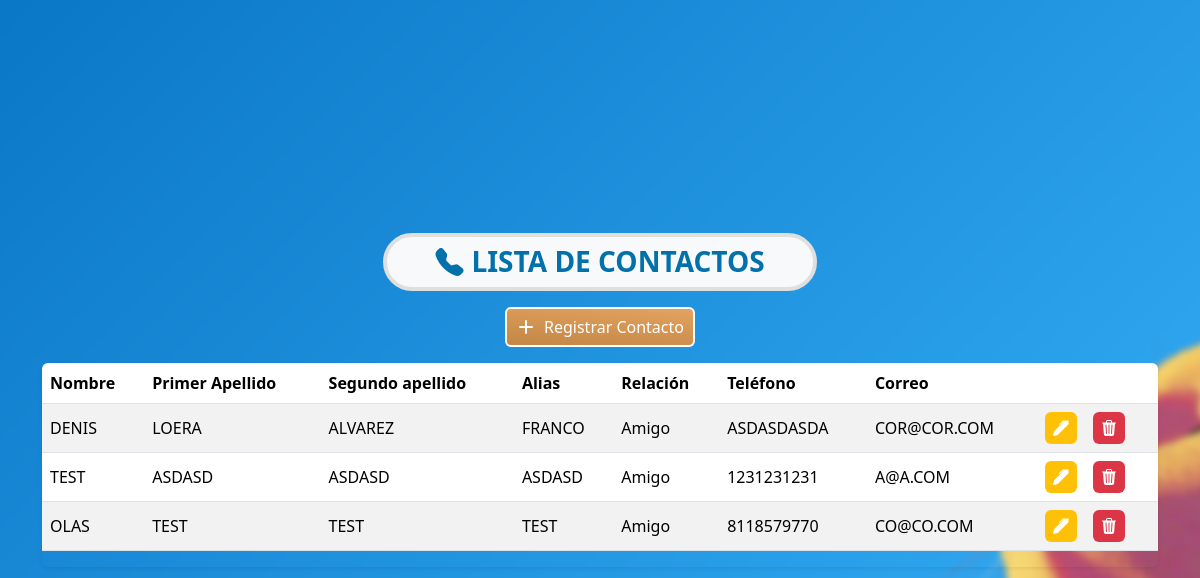
Before: / with the older database file.
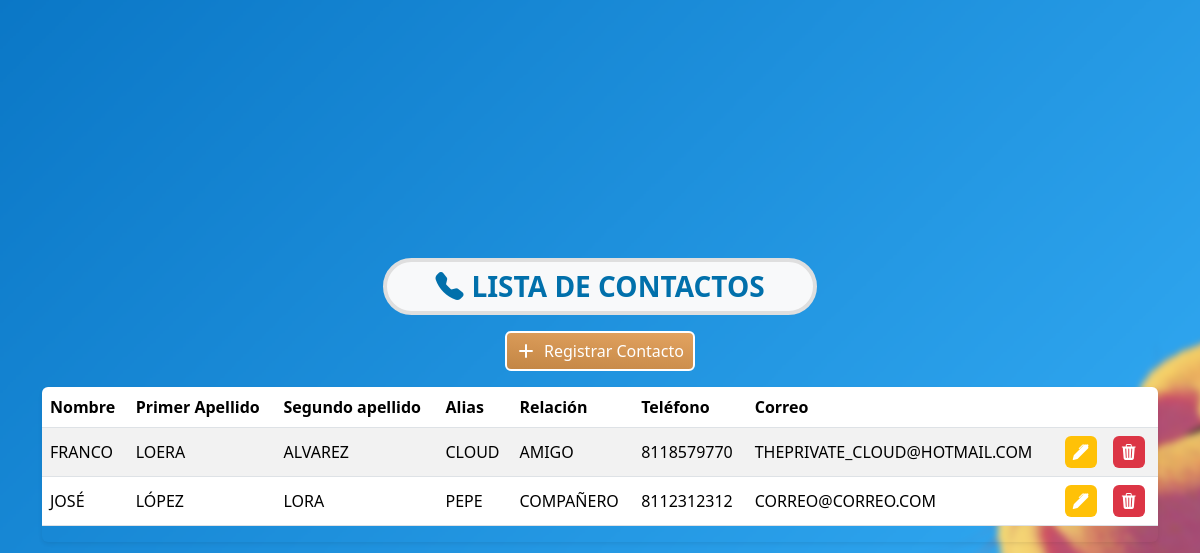
After: the same page with the newer database file.
### agenda/models.py (models this page shows, shortened)
class Contacto(models.Model):
    nombre = models.CharField(max_length = 50)
    primerApellido = models.CharField(max_length = 50)
    segundoApellido = models.CharField(max_length = 50, blank = True, null = False)
    alias = models.CharField(max_length = 50, blank = True, null = False)
    relacion = models.ForeignKey(Relacion, on_delete = models.PROTECT)
    telefono = models.CharField(max_length=10, unique = True)
    correo = models.EmailField(max_length=254, unique = True, blank = True, null = False)

class Relacion(models.Model):
    descripcion = models.CharField(max_length = 50, unique = True)
    def __str__(self):
        return self.descripcion

### agenda/views.py (the view)
# urls.py: path('', views.listar_contactos, name='listar-contactos'),
def listar_contactos(request):
    contactos = Contacto.objects.all()
    return render(request, 'listar-contactos.html', {'contactos': contactos})

### agenda/templates/listar-contactos.html (shortened to what this page needs)
{% extends 'base.html' %}
{% load static %}
{% block content %}
<main class="vh-100 d-flex align-items-center gato-bg">
    <div class="container rounded-3 d-flex flex-column align-items-center">
        <h1 class="bg-light d-inline-block fw-bold fs-3 rounded-5 ps-5 pe-5 pt-2 pb-2 m-0 title-box" style="border: 4px solid #DFDFDF; color: #0170ab;"><i class="bi bi-telephone-fill fs-3 me-2"></i>LISTA DE CONTACTOS</h1>
        <a class="rounded add-button text-decoration-none fw-medium mt-3" style="padding: 6px 9px;" href="{% url 'crear-contacto' %}"><i class="fa-solid fa-plus me-2"></i>Registrar Contacto</a>
        <div class="table-responsive shadow-sm rounded mt-3 w-100">
            <table class="table table-striped table-hover align-middle w-100 mt-0">
                <thead>
                    <th class="fw-bold">Nombre</th>
                    <th class="fw-bold">Primer Apellido</th>
                    <th class="fw-bold">Segundo apellido</th>
                    <th class="fw-bold">Alias</th>
                    <th class="fw-bold">Relación</th>
                    <th class="fw-bold">Teléfono</th>
                    <th class="fw-bold">Correo</th>
                    <th class="fw-bold"></th>
                </thead>
                <tbody>
                    {% for contacto in contactos %}
                    <tr>
                        <td>{{ contacto.nombre }}</td>
                        <td>{{ contacto.primerApellido }}</td>
                        <td>{{ contacto.segundoApellido }}</td>
                        <td>{{ contacto.alias }}</td>
                        <td>{{ contacto.relacion }}</td>
                        <td>{{ contacto.telefono }}</td>
                        <td>{{ contacto.correo }}</td>
                        <td>
                            <div class="d-flex">
                                <a class="bg-warning pt-1 pb-1 ps-2 pe-2 me-3 rounded" href="{% url 'editar-contacto' contacto.id %}"><i class="bi bi-pen-fill text-white"></i></a>
                                <a class="bg-danger pt-1 pb-1 ps-2 pe-2 rounded" href="{% url 'eliminar-contacto' contacto.id %}" onclick="return confirmar_eliminacion()"><i class="bi bi-trash3-fill text-white"></i></a>
                            </div>
                        </td>
                    </tr>
                    {% empty %}
                    <tr>
                        <td colspan="8" class="text-muted text-center p-3" style="background-color: rgb(255, 251, 237);">No hay contactos disponibles</td>
                    </tr>
                    {% endfor %}
                </tbody>
            </table>
        </div>
    </div>
</main>
{% endblock %}

### agenda/templates/base.html (shortened to what this page needs)
<!DOCTYPE html>
<html lang="es" translate="no">
{% load static %}
<head>
    <link href="https://cdn.jsdelivr.net/npm/bootstrap@5.3.8/dist/css/bootstrap.min.css" rel="stylesheet">
    <link rel="stylesheet" href="https://cdnjs.cloudflare.com/ajax/libs/font-awesome/7.0.1/css/all.min.css" />
    <link rel="stylesheet" href="https://cdn.jsdelivr.net/npm/bootstrap-icons@1.13.1/font/bootstrap-icons.min.css">
    <link rel="stylesheet" href="{% static 'css/styles.css' %}">
</head>
<body>
    {% block content %}
    {% endblock %}
</body>
</html>

### agenda/static/css/styles.css (style rules this page uses)
.gato-bg { position: relative; overflow: hidden; }
.gato-bg::before { content: ""; position: absolute; inset: 0; background-image: url("../imgs/gato.png"); background-size: cover; background-position: center; filter: blur(3px); transform: scale(1.1); z-index: -1; }
.title-box { transition: ease 0.4s; }
.add-button { background: linear-gradient(185deg, #e3a360, #c38645); border: 2px solid white; color: white; transition: ease 0.4s; }

Changed rows visible on the page:
removed Contacto: nombre "DENIS", primerApellido "LOERA", segundoApellido "ALVAREZ", alias "FRANCO", relacion "Amigo", telefono "ASDASDASDA", correo "COR@COR.COM"
removed Contacto: nombre "TEST", primerApellido "ASDASD", segundoApellido "ASDASD", alias "ASDASD", relacion "Amigo", telefono "1231231231", correo "A@A.COM"
removed Contacto: nombre "OLAS", primerApellido "TEST", segundoApellido "TEST", alias "TEST", relacion "Amigo", telefono "8118579770", correo "CO@CO.COM"
added Contacto: nombre "FRANCO", primerApellido "LOERA", segundoApellido "ALVAREZ", alias "CLOUD", relacion "AMIGO", telefono "8118579770", correo "THEPRIVATE_CLOUD@HOTMAIL.COM"
added Contacto: nombre "JOSÉ", primerApellido "LÓPEZ", segundoApellido "LORA", alias "PEPE", relacion "COMPAÑERO", telefono "8112312312", correo "CORREO@CORREO.COM"
